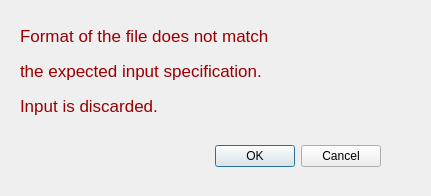
<?xml version="1.0" encoding="UTF-8"?>
<ui version="4.0">
 <class>InputError</class>
 <widget class="QDialog" name="InputError">
  <property name="geometry">
   <rect>
    <x>0</x>
    <y>0</y>
    <width>431</width>
    <height>196</height>
   </rect>
  </property>
  <property name="windowTitle">
   <string>Input Error</string>
  </property>
  <widget class="QDialogButtonBox" name="bb_err">
   <property name="geometry">
    <rect>
     <x>40</x>
     <y>140</y>
     <width>341</width>
     <height>32</height>
    </rect>
   </property>
   <property name="orientation">
    <enum>Qt::Horizontal</enum>
   </property>
   <property name="standardButtons">
    <set>QDialogButtonBox::Cancel|QDialogButtonBox::Ok</set>
   </property>
  </widget>
  <widget class="QLabel" name="la_err1">
   <property name="geometry">
    <rect>
     <x>20</x>
     <y>10</y>
     <width>361</width>
     <height>51</height>
    </rect>
   </property>
   <property name="font">
    <font>
     <pointsize>13</pointsize>
    </font>
   </property>
   <property name="styleSheet">
    <string notr="true">color: rgb(152, 0, 2)</string>
   </property>
   <property name="text">
    <string>Format of the file does not match</string>
   </property>
  </widget>
  <widget class="QLabel" name="la_err_3">
   <property name="geometry">
    <rect>
     <x>20</x>
     <y>80</y>
     <width>361</width>
     <height>51</height>
    </rect>
   </property>
   <property name="font">
    <font>
     <pointsize>13</pointsize>
    </font>
   </property>
   <property name="styleSheet">
    <string notr="true">color: rgb(152, 0, 2)</string>
   </property>
   <property name="text">
    <string>Input is discarded.</string>
   </property>
  </widget>
  <widget class="QLabel" name="la_err_2">
   <property name="geometry">
    <rect>
     <x>20</x>
     <y>50</y>
     <width>361</width>
     <height>41</height>
    </rect>
   </property>
   <property name="font">
    <font>
     <pointsize>13</pointsize>
    </font>
   </property>
   <property name="styleSheet">
    <string notr="true">color: rgb(152, 0, 2)</string>
   </property>
   <property name="text">
    <string>the expected input specification.</string>
   </property>
  </widget>
 </widget>
 <resources/>
 <connections>
  <connection>
   <sender>bb_err</sender>
   <signal>accepted()</signal>
   <receiver>InputError</receiver>
   <slot>accept()</slot>
   <hints>
    <hint type="sourcelabel">
     <x>248</x>
     <y>254</y>
    </hint>
    <hint type="destinationlabel">
     <x>157</x>
     <y>274</y>
    </hint>
   </hints>
  </connection>
  <connection>
   <sender>bb_err</sender>
   <signal>rejected()</signal>
   <receiver>InputError</receiver>
   <slot>reject()</slot>
   <hints>
    <hint type="sourcelabel">
     <x>316</x>
     <y>260</y>
    </hint>
    <hint type="destinationlabel">
     <x>286</x>
     <y>274</y>
    </hint>
   </hints>
  </connection>
 </connections>
</ui>
